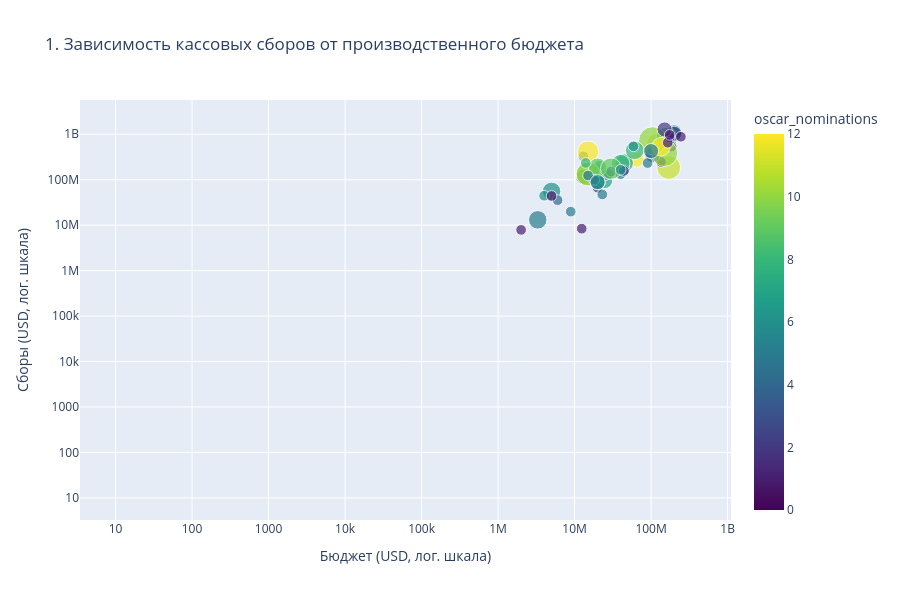

Notebook source saved alongside this figure:
### Code cell
fig1 = px.scatter(
    dashboard_df,
    x='budget',
    y='revenue',
    size='oscar_wins',
    color='oscar_nominations',
    hover_name='primaryTitle',
    log_x=True,
    log_y=True,
    title='1. Зависимость кассовых сборов от производственного бюджета',
    labels={'budget': 'Бюджет (USD, лог. шкала)', 'revenue': 'Сборы (USD, лог. шкала)'},
    color_continuous_scale='Viridis'
)
fig1.update_layout(width=900, height=600)
fig1.show()

### Figure 1 — Plotly figure (JSON) as saved in the notebook; plotly's stock layout.template omitted (floating-point values rounded to 4 significant figures; data arrays with more than 128 entries replaced by an {"elided": "..."} marker saying what was removed)
{"data": [{"hovertemplate": "<b>%{hovertext}</b><br><br>Бюджет (USD, лог. шкала)=%{x}<br>Сборы (USD, лог. шкала)=%{y}<br>oscar_wins=%{marker.size}<br>oscar_nominations=%{marker.color}<extra></extra>", "hovertext": {"elided": "920 str values"}, "legendgroup": "", "marker": {"color": {"elided": "920 int values"}, "coloraxis": "coloraxis", "size": {"elided": "920 int values"}, "sizemode": "area", "sizeref": 0.0175, "symbol": "circle"}, "mode": "markers", "name": "", "orientation": "v", "showlegend": false, "type": "scatter", "x": {"elided": "920 int values"}, "xaxis": "x", "y": {"elided": "920 int values"}, "yaxis": "y"}], "layout": {"coloraxis": {"colorbar": {"title": {"text": "oscar_nominations"}}, "colorscale": [[0, "#440154"], [0.1111, "#482878"], [0.2222, "#3e4989"], [0.3333, "#31688e"], [0.4444, "#26828e"], [0.5556, "#1f9e89"], [0.6667, "#35b779"], [0.7778, "#6ece58"], [0.8889, "#b5de2b"], [1, "#fde725"]]}, "height": 600, "legend": {"itemsizing": "constant", "tracegroupgap": 0}, "title": {"text": "1. Зависимость кассовых сборов от производственного бюджета"}, "width": 900, "xaxis": {"anchor": "y", "autorange": true, "domain": [0, 1], "range": [0.5348, 9.045], "title": {"text": "Бюджет (USD, лог. шкала)"}, "type": "log"}, "yaxis": {"anchor": "x", "autorange": true, "domain": [0, 1], "range": [0.5134, 9.753], "title": {"text": "Сборы (USD, лог. шкала)"}, "type": "log"}}}
